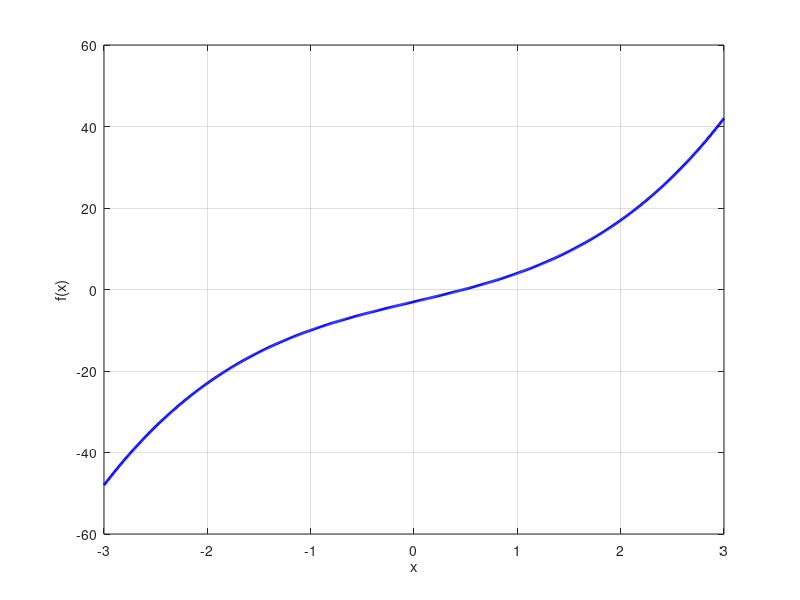

Here is the MATLAB script that generated this plot: (Note: this script raises an error after producing the figure.)
clc;
clear;
close all;


x = -3:0.01:3;   
f = x.^3 + 6*x - 3;


plot(x, f, 'b', 'linewidth', 2);  
hold on;
grid on;
xlabel('x');
ylabel('f(x)');
yline(0, 'k--'); 
fungsi = @(x) x.^3 + 6*x - 3;
akar1 = fzero(fungsi, 0);   
akar2 = fzero(fungsi, -2);
plot(akar1, 0, 'go', 'MarkerSize', 10, 'MarkerFaceColor', 'g'); 
plot(akar2, 0, 'go', 'MarkerSize', 10, 'MarkerFaceColor', 'g');
